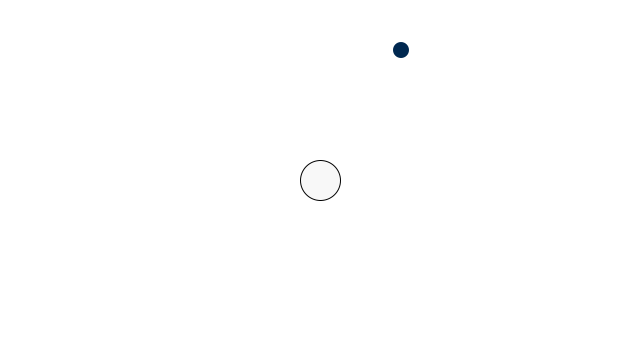
Frame 1 (no input)
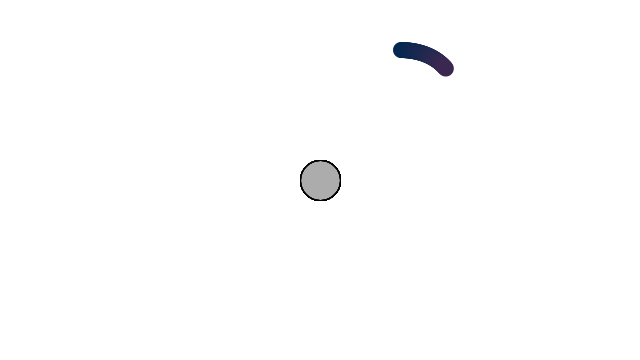
Frame 60 (the mouse pressed at the canvas centre just before this capture)
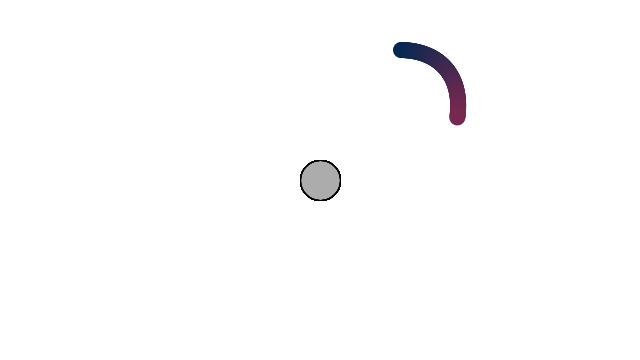
Frame 120 (the mouse held since frame 60 and released just before this capture)

The Processing sketch that drew these frames (run headless with seeded random() and noise(); from frame 60 on, the mouse is pressed at the canvas centre):

// Processing sketch: example2_4
// ── example2_4.pde
//Reference: The Nature of Code by Daniel Shiffman

Mover m;
Attractor a;

void setup(){
  size(640, 360);
  background(255);
  smooth();
  frameRate(60);
  m = new Mover();
  a = new Attractor();
}

void draw(){
  //background(255);
  /*noStroke();
  fill(255, 40);
  rect(0,0, width, height);
  */
  PVector force = a.attract(m);
  m.applyForce(force);
  m.update();
  
  a.display();
  m.display();
}

// ── Attractor.pde
class Attractor {
  float mass;
  PVector location;
  float G;
  

  Attractor() {
    location = new PVector(width/2, height/2);
    mass = 20;
    G = 0.4;
  }

  void display() {
    stroke(1);
    fill(170, 20);
    ellipse(location.x, location.y, mass*2, mass*2);
    
  }

  PVector attract(Mover m) {
    PVector force = PVector.sub(location, m.location);
    float distance = force.mag();
    distance = constrain(distance, 5.0, 25.0);
    force.normalize();
    float strength = (G * mass * m.mass) / (distance * distance);
    force.mult(strength);
    return force;
  }
}

// ── Mover.pde
class Mover {

  PVector location;
  PVector velocity;
  PVector acceleration;

  float mass;
  float colR;

  Mover() {
    location = new PVector(400, 50);
    velocity = new PVector(1, 0);
    acceleration = new PVector(0, 0);
    mass = 1;
  }

  void applyForce(PVector force) {
    PVector f = PVector.div(force, mass);
    acceleration.add(f); //kasokudo + force
  }

  void update() {
    velocity.add(acceleration);
    location.add(velocity);
    acceleration.mult(0);//clearing the acceleration each time
  }

  void display() {
    noStroke();
    fill(colR, 40, 80);
    ellipse(location.x, location.y, 16, 16);
    colR++;
    if(colR>255) colR=0;
  }

  void checkEdges() {
    if (location.x > width) {
      location.x = 0;
    } else if (location.x < 0) {
      location.x = width;
    }

    if (location.y > height) {
      velocity.y *= -1;
      location.y = height;
    }
  }
}
